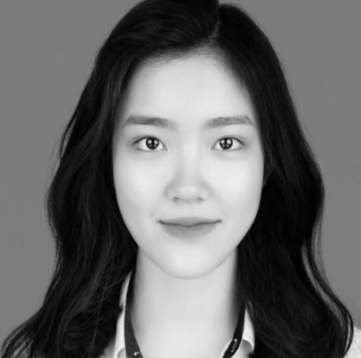
#> input picture HW2/pic1.png, 361 x 358 px
$ jupyter execute --allow-errors ex234.ipynb
#> lines starting #> are read from the running program, lines starting #| are printed output that depends on the picture; after the words box and inside, x2 and y2 are one past the last pixel; in counts of white or black regions, pixels touching at a corner belong together
[cell 1]
import io
import ipywidgets as widgets
import matplotlib.pyplot as plt
import PIL.Image
import numpy as np
import urllib
from skimage.transform import resize
from matplotlib.image import imread
import os
from IPython.display import display
from skimage import io as io_url
import cv2
import numpy as np
from PIL import Image

[cell 2]
# Create image widgets
image3_spatial = widgets.Image(format='png', width=500, height=500, description='Spatial')
image3_freq    = widgets.Image(format='png', width=500, height=500, description='Frequency')
sidebyside     = widgets.HBox([image3_spatial, image3_freq])

# Create slider/select widgets
slider_inner   = widgets.FloatSlider(value=0,      min=0, max=1,      step=0.01, description='Inner radius')
slider_outer   = widgets.FloatSlider(value=1.44/2, min=0, max=1.44/2, step=0.01, description='Outer radius')

buf            = io.BytesIO()

#> (the rest of this cell did not finish here and is left out)

[cell 3]
def read_img(img_path, img_size=(512, 512)):
  """
    + Đọc ảnh
    + Chuyển thành grayscale
    + Thay đổi kích thước ảnh thành img_size
  """
#> called with img_path = 'pic1.png', img_size = (512, 512)
  img = cv2.imread(img_path, 0)
#> img is the input picture: shape (358, 361); min 0, max 243, mean 104.3
  img = cv2.resize(img, img_size)
#> img: shape (512, 512)
#> call 2 of read_img, with img_path = 'pic2.png', img_size = (512, 512)
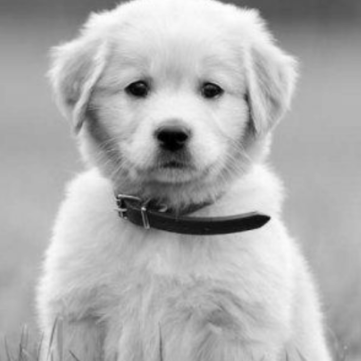
#> input picture HW2/pic2.png, 361 x 361 px
#> in read_img, img is the input picture: shape (361, 361); min 0, max 254, mean 176.1
  return img


import numpy as np
from scipy.fft import fft2, ifft2, fftshift, ifftshift
from PIL import Image

def create_hybrid_img(img1, img2, r):
#> called with r = 14
    f1 = fft2(img1)
    f2 = fft2(img2)

    f1s = fftshift(f1)
    f2s = fftshift(f2)

    rows, cols = img1.shape
#> rows = 512; cols = 512
    center_row, center_col = rows // 2, cols // 2
#> center_row = 256; center_col = 256
    mask = np.ones((rows, cols))
    r2 = r * r
    for i in range(rows):
        for j in range(cols):
            if (i - center_row) ** 2 + (j - center_col) ** 2 < r2:
                mask[i, j] = 0
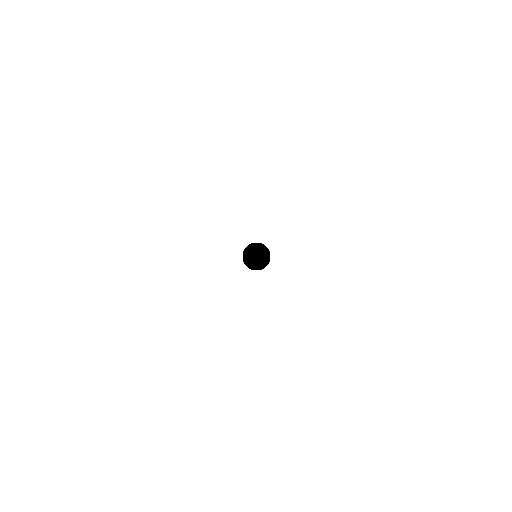
#> mask: shape (512, 512) float64; values 0 (black) and 1 (white), 99.8% white; 1 black region, box (x1, y1, x2, y2) and area: (243, 243, 270, 270) 609

    f1s = f1s * mask
    f2s = f2s * (1 - mask)
    hybrid = f1s + f2s

    hybrid = ifftshift(hybrid)
    img_hybrid = ifft2(hybrid)
    img_hybrid = np.abs(img_hybrid)
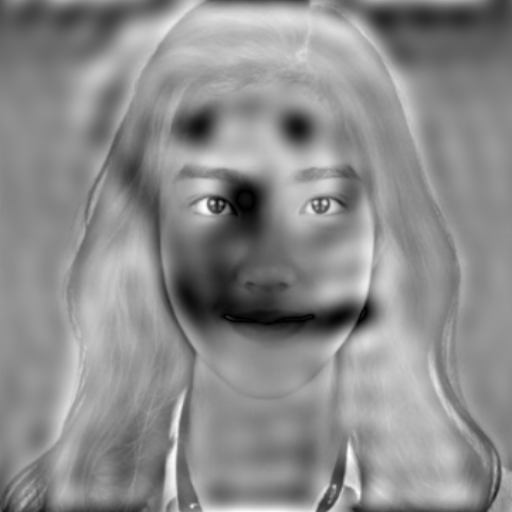
#> img_hybrid: shape (512, 512) float64; min 0.0113, max 319.5, mean 176; drawn with min black and max white

    return img_hybrid
